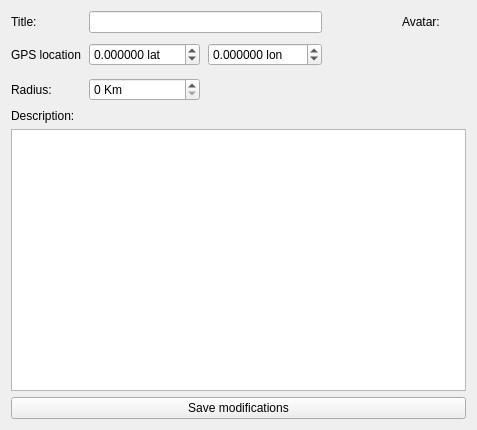
<?xml version="1.0" encoding="UTF-8"?>
<ui version="4.0">
 <class>SquareEditDialog</class>
 <widget class="QDialog" name="SquareEditDialog">
  <property name="geometry">
   <rect>
    <x>0</x>
    <y>0</y>
    <width>477</width>
    <height>430</height>
   </rect>
  </property>
  <property name="windowTitle">
   <string>Dialog</string>
  </property>
  <layout class="QVBoxLayout" name="verticalLayout">
   <item>
    <layout class="QGridLayout" name="gridLayout">
     <property name="horizontalSpacing">
      <number>8</number>
     </property>
     <item row="2" column="0">
      <widget class="QLabel" name="label_3">
       <property name="text">
        <string>Radius:</string>
       </property>
      </widget>
     </item>
     <item row="1" column="2">
      <widget class="QDoubleSpinBox" name="lon_spin">
       <property name="minimumSize">
        <size>
         <width>110</width>
         <height>0</height>
        </size>
       </property>
       <property name="suffix">
        <string> lon</string>
       </property>
       <property name="decimals">
        <number>6</number>
       </property>
       <property name="minimum">
        <double>-999.000000000000000</double>
       </property>
       <property name="maximum">
        <double>999.000000000000000</double>
       </property>
      </widget>
     </item>
     <item row="1" column="1">
      <widget class="QDoubleSpinBox" name="lat_spin">
       <property name="minimumSize">
        <size>
         <width>110</width>
         <height>0</height>
        </size>
       </property>
       <property name="suffix">
        <string> lat</string>
       </property>
       <property name="decimals">
        <number>6</number>
       </property>
       <property name="minimum">
        <double>-999.000000000000000</double>
       </property>
       <property name="maximum">
        <double>999.000000000000000</double>
       </property>
      </widget>
     </item>
     <item row="2" column="1">
      <widget class="QSpinBox" name="radius_spin">
       <property name="suffix">
        <string> Km</string>
       </property>
      </widget>
     </item>
     <item row="0" column="0">
      <widget class="QLabel" name="label">
       <property name="text">
        <string>Title:</string>
       </property>
      </widget>
     </item>
     <item row="0" column="1" colspan="2">
      <widget class="QLineEdit" name="title_line"/>
     </item>
     <item row="1" column="0">
      <widget class="QLabel" name="label_2">
       <property name="text">
        <string>GPS location</string>
       </property>
      </widget>
     </item>
     <item row="0" column="4">
      <widget class="QLabel" name="label_4">
       <property name="text">
        <string>Avatar:</string>
       </property>
      </widget>
     </item>
     <item row="1" column="4" rowspan="2">
      <widget class="QPushButton" name="avatar_btn">
       <property name="sizePolicy">
        <sizepolicy hsizetype="Expanding" vsizetype="Expanding">
         <horstretch>0</horstretch>
         <verstretch>0</verstretch>
        </sizepolicy>
       </property>
       <property name="minimumSize">
        <size>
         <width>64</width>
         <height>64</height>
        </size>
       </property>
       <property name="maximumSize">
        <size>
         <width>64</width>
         <height>64</height>
        </size>
       </property>
       <property name="baseSize">
        <size>
         <width>10</width>
         <height>10</height>
        </size>
       </property>
       <property name="text">
        <string notr="true"/>
       </property>
       <property name="icon">
        <iconset resource="resources.qrc">
         <normaloff>:/main/face-smile-big.png</normaloff>:/main/face-smile-big.png</iconset>
       </property>
       <property name="iconSize">
        <size>
         <width>64</width>
         <height>64</height>
        </size>
       </property>
       <property name="flat">
        <bool>true</bool>
       </property>
      </widget>
     </item>
     <item row="1" column="3">
      <spacer name="horizontalSpacer">
       <property name="orientation">
        <enum>Qt::Horizontal</enum>
       </property>
       <property name="sizeHint" stdset="0">
        <size>
         <width>40</width>
         <height>20</height>
        </size>
       </property>
      </spacer>
     </item>
    </layout>
   </item>
   <item>
    <widget class="QLabel" name="label_5">
     <property name="text">
      <string>Description:</string>
     </property>
    </widget>
   </item>
   <item>
    <widget class="QTextEdit" name="description_txt"/>
   </item>
   <item>
    <widget class="QPushButton" name="saveSquare_btn">
     <property name="sizePolicy">
      <sizepolicy hsizetype="Expanding" vsizetype="Fixed">
       <horstretch>0</horstretch>
       <verstretch>0</verstretch>
      </sizepolicy>
     </property>
     <property name="text">
      <string>Save modifications</string>
     </property>
    </widget>
   </item>
  </layout>
 </widget>
 <resources>
  <include location="resources.qrc"/>
  <include location="resources.qrc"/>
 </resources>
 <connections/>
</ui>
